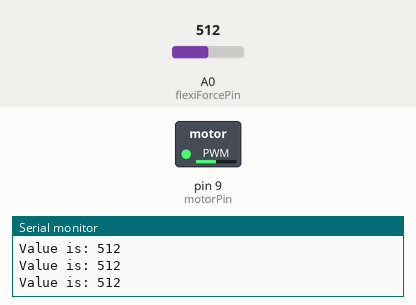
Simulated run of this sketch. Board: Arduino Uno, built with avr-gcc and run on an emulated ATmega328P. Shown: switched loads named in the sketch (green lamp = pin HIGH), the last lines printed to the serial monitor. Inputs (shaded band) come from the test bench; at power-on: A0 (flexiForcePin) = 512.

Above: at 1.2 s.
1.3 s: A0 (flexiForcePin) set to 11
At 1.6 s:
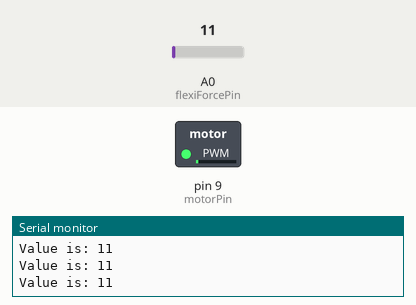
2.8 s: A0 (flexiForcePin) set to 8
At 3.8 s:
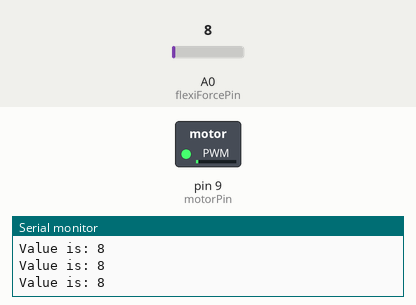
4.3 s: A0 (flexiForcePin) set to 0
At 5.0 s:
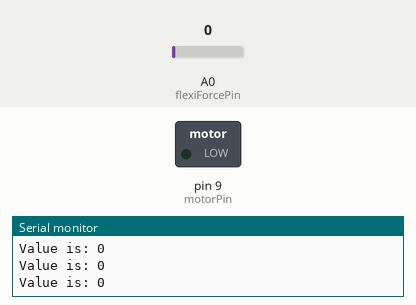
5.8 s: A0 (flexiForcePin) set to 716
At 6.2 s:
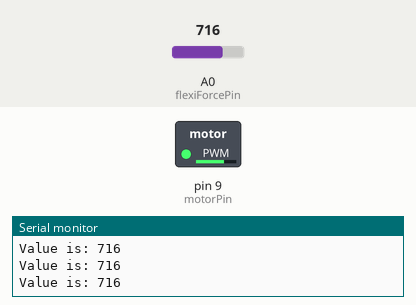
7.3 s: A0 (flexiForcePin) set to 900
At 8.4 s:
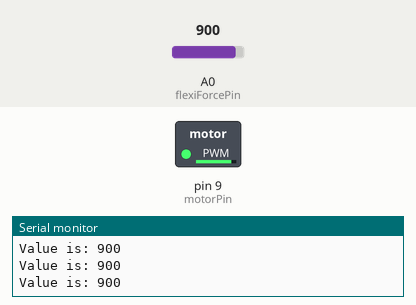
8.8 s: A0 (flexiForcePin) set to 511
At 9.6 s:
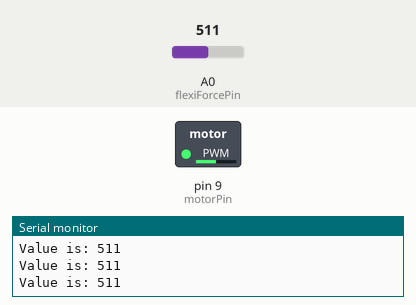
Timing chart, 0 to 11.3 s (numbered marks = the images above; inputs shaded):
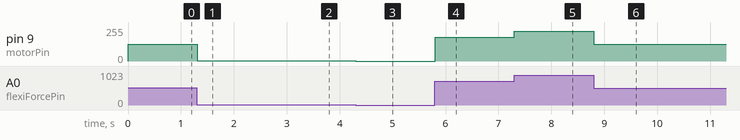

Measured:
- after the input at 1.3 s, pin 9 (motorPin): 127/255 → 2/255 at once
- after the input at 2.8 s, pin 9 (motorPin): 2/255 → 1/255 at once
- after the input at 4.3 s, pin 9 (motorPin): 1/255 → 0/255 at once
- after the input at 5.8 s, pin 9 (motorPin): 0/255 → 178/255 at once
- after the input at 7.3 s, pin 9 (motorPin): 178/255 → 224/255 at once
- after the input at 8.8 s, pin 9 (motorPin): 224/255 → 127/255 at once

The sketch:

SoftwareSerialExample.ino
```cpp
#include <SoftwareSerial.h>

SoftwareSerial mySerial(2, 3);

const int flexiForcePin = 0; // Analog pin0 connected to sensor
int motorPin = 9;    // LED connected to digital pin 9

int isSending;

void setup()
{

  isSending=1;
  Serial.begin(57600);
  Serial.println("Force unit.");

}


void loop() // run over and over
{
  if (mySerial.available())
    Serial.write(mySerial.read());

  int value = analogRead(flexiForcePin);

  if( isSending == 1)
  {
    Serial.print("Value is: ");
    Serial.println(value);
  }

  int d= 10;
  int motorForce = map(value, 0, 1023, 0, 255);

  analogWrite(motorPin,motorForce);
    // wait for 30 milliseconds to see the dimming effect
  delay(d);

  //delay(1000);
  //if (Serial.available())
    //mySerial.write(Serial.read());
}
```
